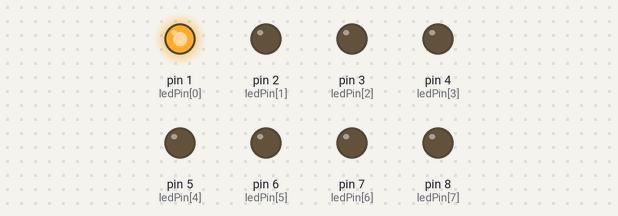
The sketch below on a simulated Arduino Uno, built with avr-gcc and run on an emulated ATmega328P. Parts: output pins drawn as LEDs (lit = HIGH).

Above: at 0.07 s.
At 1.42 s:
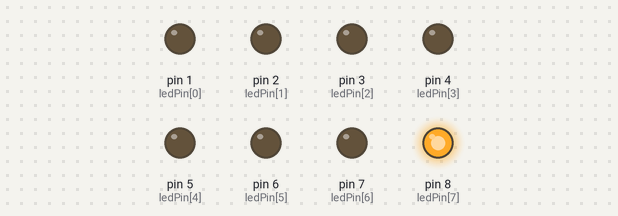
At 2.7 s:
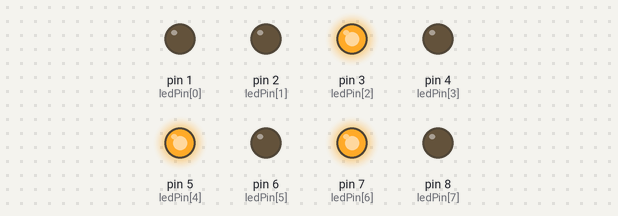
At 3.0 s:
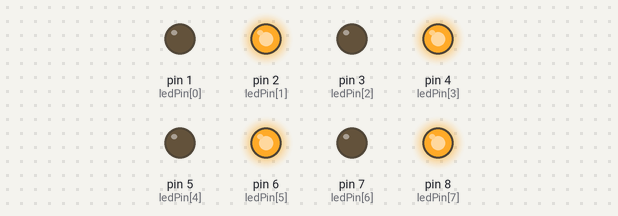
At 3.9 s:
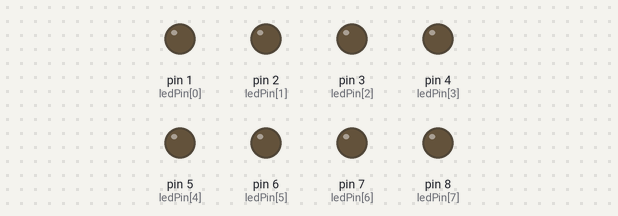
At 5.4 s:
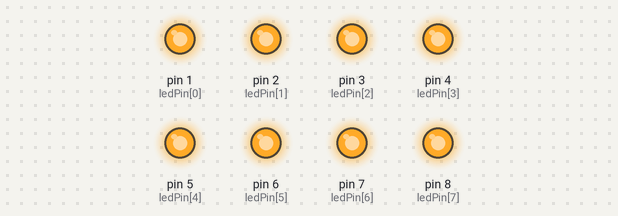
Timing chart, 0 to 6.4 s (numbered marks = the images above):
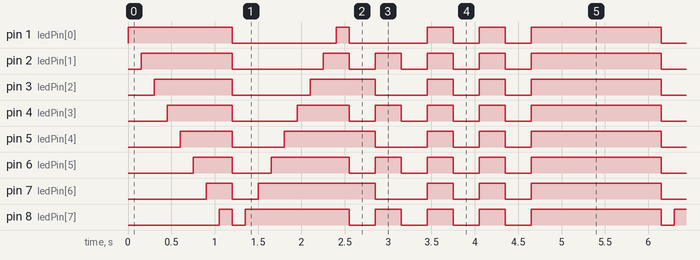

The sketch:

BT8.ino
```cpp
byte ledPin[] = {1,2,3,4,5,6,7,8}; // mảng lưu vị trí các chân Digital mà các đèn LED sử dụng
byte pinCount; // pinCount dùng lưu tổng số chân LED
void setup() {
  pinCount = sizeof(ledPin);
  for (int i=0;i<pinCount;i++) {
    pinMode(ledPin[i],OUTPUT);  //các chân LED là OUTPUT
    digitalWrite(ledPin[i],LOW); //mặc định các đèn LEDtắt
  }
}
void TraiSangPhai()
{
   //Bật lần lượt các đèn LED
  for (int i=0; i < pinCount; i++) {
    digitalWrite(ledPin[i],HIGH); //Bật đèn
    delay(150);
  }
}

void PhaiSangTrai()
{
   for (int i=pinCount; i >=0; i--) {
    digitalWrite(ledPin[i],HIGH); //Bật đèn
    delay(150);
  }
}
void TatLed()
{
    for (int i=0;i<pinCount;i++) {
      digitalWrite(ledPin[i],LOW); //mặc định các đèn LEDtắt
    }
 }
 void TatLedLanLuot()
 {
    //Tắt lần lượt các đèn LED
    for (int i = 0;i < pinCount; i++) {
      digitalWrite(ledPin[i],LOW); // Tắt đèn
      delay(150);
  }
}
void SangLedCongChan()
{
  TatLed();
  digitalWrite(ledPin[2],HIGH); //Bật đèn ở cổng chẵn
  digitalWrite(ledPin[4],HIGH); //Bật đèn ở cổng chẵn
  digitalWrite(ledPin[6],HIGH); //Bật đèn ở cổng chẵn
  digitalWrite(ledPin[8],HIGH); //Bật đèn ở cổng chẵn
  delay(300);
  }

void SangLedCongLe()
{
  TatLed();
  digitalWrite(ledPin[1],HIGH); //Bật đèn ở cổng chẵn
  digitalWrite(ledPin[3],HIGH); //Bật đèn ở cổng chẵn
  digitalWrite(ledPin[5],HIGH); //Bật đèn ở cổng chẵn
  digitalWrite(ledPin[7],HIGH); //Bật đèn ở cổng chẵn
  delay(300);
  }
void NhapNhay()
{
  TatLed();
  for(int i = 0;i<=2;i++)
  {
    for (int i=0;i<pinCount;i++) {
      digitalWrite(ledPin[i],LOW); //mặc định các đèn LEDtắt
    }
      delay(300);
    for (int i=0;i<pinCount;i++) {
      digitalWrite(ledPin[i],HIGH); //mặc định các đèn LEDtắt
    }
     delay(300);
  }

}
void loop() {

  TraiSangPhai();

  TatLed();

  PhaiSangTrai();

  SangLedCongChan();

  SangLedCongLe();

  NhapNhay();
}
```

Measured:
- by itself, pin 1 (ledPin[0]): repeats every 5.0 s: LOW 1.2 s, HIGH 0.15 s, LOW 0.90 s, 2 × (HIGH 0.30 s, LOW 0.30 s), HIGH 1.5 s
- by itself, pin 2 (ledPin[1]): repeats every 5.0 s: LOW 1.1 s, 4 × (HIGH 0.30 s, LOW 0.30 s), HIGH 1.5 s
- by itself, pin 3 (ledPin[2]): repeats every 5.0 s: LOW 0.90 s, HIGH 0.75 s, LOW 0.60 s, 2 × (HIGH 0.30 s, LOW 0.30 s), HIGH 1.5 s
- by itself, pin 4 (ledPin[3]): repeats every 5.0 s: LOW 0.75 s, HIGH 0.60 s, 3 × (LOW 0.30 s, HIGH 0.30 s), LOW 0.30 s, HIGH 1.5 s
- by itself, pin 5 (ledPin[4]): repeats every 5.0 s: LOW 0.60 s, HIGH 1.1 s, LOW 0.60 s, 2 × (HIGH 0.30 s, LOW 0.30 s), HIGH 1.5 s
- by itself, pin 6 (ledPin[5]): repeats every 5.0 s: LOW 0.45 s, HIGH 0.90 s, 3 × (LOW 0.30 s, HIGH 0.30 s), LOW 0.30 s, HIGH 1.5 s
- by itself, pin 7 (ledPin[6]): repeats every 5.0 s: LOW 0.30 s, HIGH 1.4 s, LOW 0.60 s, 2 × (HIGH 0.30 s, LOW 0.30 s), HIGH 1.5 s
- by itself, pin 8 (ledPin[7]): repeats every 5.0 s: LOW 0.15 s, HIGH 1.2 s, 3 × (LOW 0.30 s, HIGH 0.30 s), LOW 0.30 s, HIGH 1.5 s
